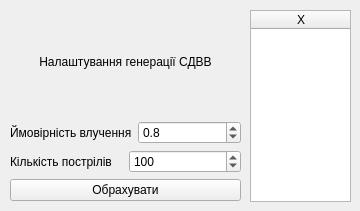
<?xml version="1.0" encoding="UTF-8"?>
<ui version="4.0">
 <class>MainWindow</class>
 <widget class="QMainWindow" name="MainWindow">
  <property name="geometry">
   <rect>
    <x>0</x>
    <y>0</y>
    <width>360</width>
    <height>211</height>
   </rect>
  </property>
  <property name="windowTitle">
   <string>MainWindow</string>
  </property>
  <widget class="QWidget" name="centralwidget">
   <widget class="QTableWidget" name="tableWidget">
    <property name="geometry">
     <rect>
      <x>250</x>
      <y>10</y>
      <width>101</width>
      <height>192</height>
     </rect>
    </property>
    <column>
     <property name="text">
      <string>Х</string>
     </property>
    </column>
   </widget>
   <widget class="QWidget" name="">
    <property name="geometry">
     <rect>
      <x>10</x>
      <y>10</y>
      <width>231</width>
      <height>191</height>
     </rect>
    </property>
    <layout class="QVBoxLayout" name="verticalLayout">
     <item>
      <widget class="QLabel" name="label_3">
       <property name="text">
        <string>&lt;html&gt;&lt;head/&gt;&lt;body&gt;&lt;p align=&quot;center&quot;&gt;Налаштування генерації СДВВ&lt;/p&gt;&lt;/body&gt;&lt;/html&gt;</string>
       </property>
      </widget>
     </item>
     <item>
      <layout class="QHBoxLayout" name="horizontalLayout">
       <item>
        <widget class="QLabel" name="label">
         <property name="text">
          <string>Ймовірність влучення</string>
         </property>
        </widget>
       </item>
       <item>
        <widget class="QDoubleSpinBox" name="doubleSpinBox">
         <property name="decimals">
          <number>1</number>
         </property>
         <property name="maximum">
          <double>1.000000000000000</double>
         </property>
         <property name="singleStep">
          <double>0.100000000000000</double>
         </property>
         <property name="value">
          <double>0.800000000000000</double>
         </property>
        </widget>
       </item>
      </layout>
     </item>
     <item>
      <layout class="QHBoxLayout" name="horizontalLayout_2">
       <item>
        <widget class="QLabel" name="label_2">
         <property name="text">
          <string>Кількість пострілів</string>
         </property>
        </widget>
       </item>
       <item>
        <widget class="QSpinBox" name="spinBox">
         <property name="maximum">
          <number>1000</number>
         </property>
         <property name="value">
          <number>100</number>
         </property>
        </widget>
       </item>
      </layout>
     </item>
     <item>
      <widget class="QPushButton" name="pushButton">
       <property name="text">
        <string>Обрахувати</string>
       </property>
      </widget>
     </item>
    </layout>
   </widget>
  </widget>
 </widget>
 <resources/>
 <connections/>
</ui>
